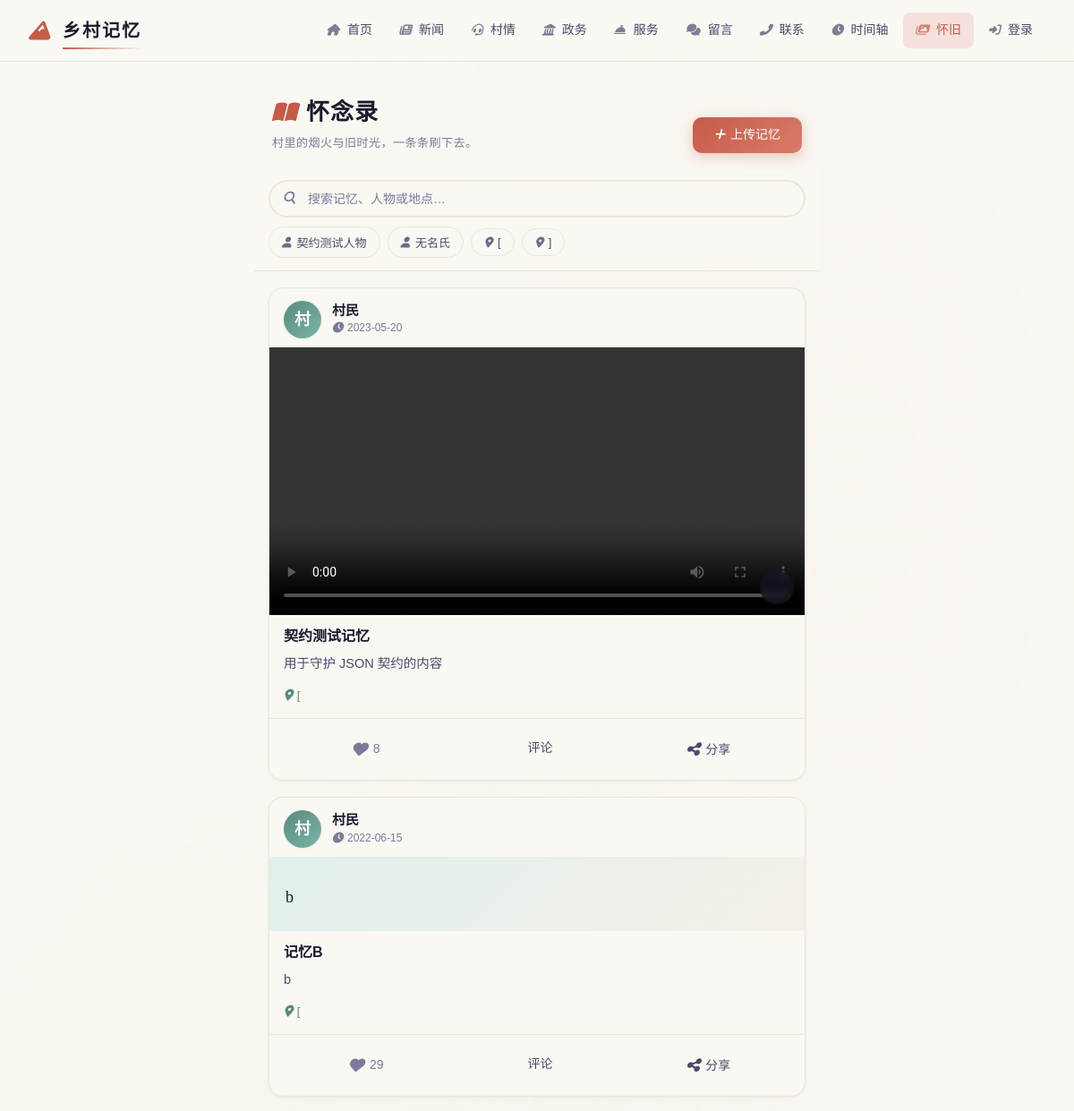
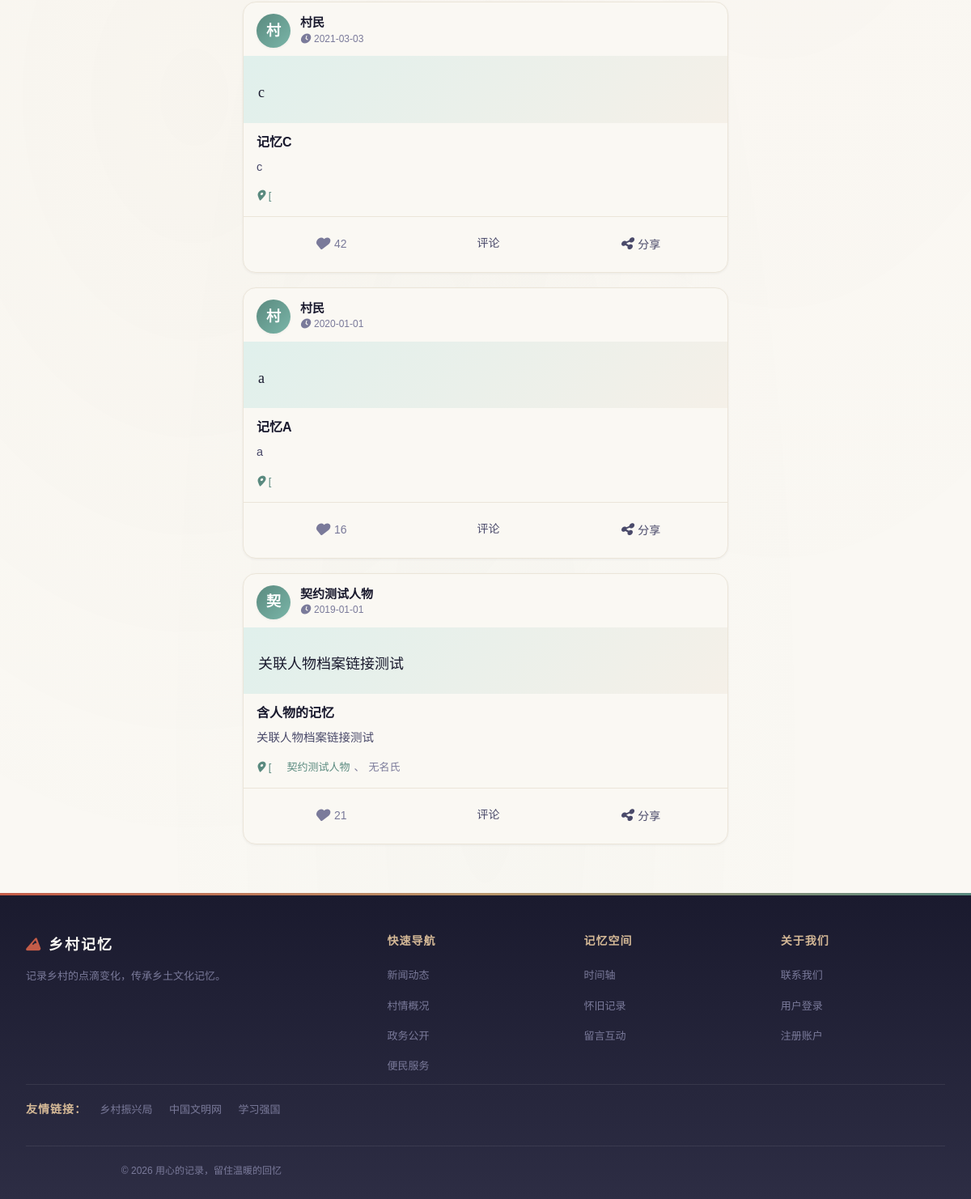
The app's page /memories with its own data (2 pictures, top to bottom).
### models.py (models this page shows, shortened)
class SiteConfig(db.Model):
    __tablename__ = "site_config"
    id = db.Column(db.Integer, primary_key=True)
    site_title = db.Column(db.String(100), default="乡村记忆")  # 站点标题
    site_slogan = db.Column(db.Text, default="")  # 站点副标题/标语
    logo_url = db.Column(db.String(255), default="")  # 图片 Logo 访问 URL
    logo_name = db.Column(db.String(100), default="乡村记忆")  # 文字 Logo 名称
    logo_icon = db.Column(db.String(50), default="fas fa-mountain")  # 文字 Logo 图标
    nav_menu = db.Column(db.Text, default="[]")  # 导航菜单 JSON
    footer_brand = db.Column(db.Text, default="")  # 页脚品牌名
    footer_about = db.Column(db.Text, default="")  # 页脚简介文案
    footer_links = db.Column(db.Text, default="[]")  # 页脚链接分组 JSON
    footer_copyright = db.Column(db.Text, default="")  # 版权后缀（不含年份）
    quick_links = db.Column(db.Text, default="[]")  # 首页快速入口 JSON
    home_stats = db.Column(db.Text, default="{}")  # 首页/村情统计 JSON
    about_content = db.Column(db.Text, default="")  # 关于我们页正文（富文本）
    hero_subtitle = db.Column(
        db.Text, default="生态宜居 · 产业兴旺 · 乡风文明"
    )  # 封面副标题
    hero_title = db.Column(db.Text, default="美丽乡村")  # 封面主标题（Hero 悬浮文字，后台可配）
    stat_labels = db.Column(db.Text, default="{}")  # KPI 标签 JSON: {population,area,output,satisfaction}
    intro_title = db.Column(db.Text, default="关于我们的村庄")  # 「关于我们的村庄」区块标题
    intro_subtitle = db.Column(db.Text, default="山水田园间，品味乡村魅力")  # 「关于我们的村庄」副文案
    features_title = db.Column(db.Text, default="乡村特色")  # 「乡村特色」区块标题
    features_subtitle = db.Column(db.Text, default="生态、生产、生活融合发展")  # 「乡村特色」副文案
    village_info_title = db.Column(db.Text, default="村庄信息")  # 「村庄信息」区块标题（P1）
    updated_at = db.Column(
        db.DateTime, default=datetime.utcnow, onupdate=datetime.utcnow
    )
    @classmethod
    def get(cls):
        try:
            row = cls.query.first()
        except Exception:
            row = None
        if row is None:
            row = cls(id=1, **cls.default_values())
        return row
    @property
    def nav_items(self):
        try:
            items = json.loads(self.nav_menu) if self.nav_menu else []
        except (json.JSONDecodeError, TypeError):
            items = []
        if not isinstance(items, list):
            items = []
        items = [i for i in items if i.get("is_active", True)]
        items.sort(key=lambda x: x.get("sort_order", 0))
        return items
    @property
    def footer_link_groups(self):
        try:
            groups = json.loads(self.footer_links) if self.footer_links else []
        except (json.JSONDecodeError, TypeError):
            groups = []
        return groups if isinstance(groups, list) else []

class Memory(db.Model):
    __tablename__ = "memories"
    id = db.Column(db.Integer, primary_key=True)
    title = db.Column(db.String(200), nullable=False)
    author_id = db.Column(db.Integer, db.ForeignKey("users.id"))
    content = db.Column(db.Text)
    reflection = db.Column(db.Text)
    memory_type = db.Column(db.String(20), default="text")
    date_recorded = db.Column(db.Date, default=lambda: datetime.utcnow().date())
    photo_urls = db.Column(db.Text, default="[]")
    video_urls = db.Column(db.Text, default="[]")
    audio_url = db.Column(db.String(500))
    audio_duration = db.Column(db.String(50))
    thumbnail = db.Column(db.String(500))
    people_involved = db.Column(db.Text, default="[]")
    locations = db.Column(db.Text, default="[]")
    tags = db.Column(db.Text, default="[]")
    is_public = db.Column(db.Boolean, default=True)
    create_time = db.Column(db.DateTime, default=datetime.utcnow)
    update_time = db.Column(
        db.DateTime, default=datetime.utcnow, onupdate=datetime.utcnow
    )
    def get_photos(self):
        return _json_list(self.photo_urls)
    def get_videos(self):
        return _json_list(self.video_urls)
    def get_people(self):
        return _json_list(self.people_involved)

class FriendLink(db.Model):
    __tablename__ = "friend_links"
    id = db.Column(db.Integer, primary_key=True)
    name = db.Column(db.String(100), nullable=False)  # 链接名称
    url = db.Column(db.String(255), default="")  # 跳转地址
    logo_url = db.Column(db.String(255), default="")  # 站点图标（可选）
    description = db.Column(db.Text, default="")  # 备注
    sort_order = db.Column(db.Integer, default=0)  # 排序
    is_active = db.Column(db.Boolean, default=True)  # 是否展示
    created_at = db.Column(db.DateTime, default=datetime.utcnow)

### routes/memories.py (the view)
@memories_bp.route("/memories")
def memories_page():
    page = request.args.get("page", 1, type=int)
    per_page = 10
    tag_filter = request.args.get("tag", "", type=str)
    search = request.args.get("search", "", type=str)
    query = Memory.query.order_by(
        Memory.date_recorded.desc(), Memory.create_time.desc()
    )
    query = _filter_by_tag(query, tag_filter)
    if search:
        query = query.filter(
            db.or_(Memory.title.contains(search), Memory.content.contains(search))
        )
    pagination = query.paginate(page=page, per_page=per_page, error_out=False)
    memories = pagination.items
    tags = Tag.query.all()
    mem_ids = [m.id for m in memories]
    tag_name_map = {}
    if mem_ids:
        rows = (
            db.session.query(MemoryTag.memory_id, Tag.name)
            .join(Tag, Tag.id == MemoryTag.tag_id)
            .filter(MemoryTag.memory_id.in_(mem_ids))
            .all()
        )
        for mid, nm in rows:
            tag_name_map.setdefault(mid, []).append(nm)
    pid_map = {p.name: p.id for p in People.query.all()}
    for m in memories:
        m.tag_names = tag_name_map.get(m.id, [])
        m.date = str(m.date_recorded) if m.date_recorded else ""
        m.type = m.memory_type
        m.people = ", ".join(m.get_people()) if m.get_people() else ""
        m.people_list = _resolve_people_list(m.get_people(), pid_map)
        m.feeling = m.reflection
        m.photo_urls_list = m.get_photos()
        m.video_urls_list = m.get_videos()
    return render_template(
        "memories.html",
        memories=memories,
        tags=tags,
        page=page,
        total_pages=pagination.pages,
        tag=tag_filter,
    )

### templates/memories.html (shortened to what this page needs)
{% extends "base.html" %}
{% block content %}
{% set q_search = request.args.get('search', '') %}
{% set q_tag = request.args.get('tag', '') %}
{% set people_set = [] %}
{% set loc_set = [] %}
{% for m in memories %}
  {% for p in m.people_list %}{% if p.name not in people_set %}{% set _ = people_set.append(p.name) %}{% endif %}{% endfor %}
  {% for l in m.locations %}{% if l not in loc_set %}{% set _ = loc_set.append(l) %}{% endif %}{% endfor %}
{% endfor %}
<section class="memfeed">
  <header class="feed-hero">
    <div>
      <h1><i class="fas fa-book-open"></i> 怀念录</h1>
      <p>村里的烟火与旧时光，一条条刷下去。</p>
    </div>
    <a href="/memories/new" class="btn btn-primary feed-new">
      <i class="fas fa-plus"></i> 上传记忆
    </a>
  </header>
  <div class="feed-toolbar">
    <div class="feed-search">
      <input
        type="text"
        id="memSearch"
        placeholder="搜索记忆、人物或地点…"
        value="{{ q_search }}"
        aria-label="搜索记忆"
      />
    </div>
    <div class="feed-chips" id="memFeedChips">
      {% for name in people_set %}
      <button type="button" class="chip" data-filter-type="people" data-filter-value="{{ name }}">
        <i class="fas fa-user"></i> {{ name }}
      </button>
      {% endfor %}
      {% for loc in loc_set %}
      <button type="button" class="chip" data-filter-type="location" data-filter-value="{{ loc }}">
        <i class="fas fa-map-marker-alt"></i> {{ loc }}
      </button>
      {% endfor %}
    </div>
  </div>
  {% if memories %}
  <div class="feed-list" id="memFeedList">
    {% for m in memories %}
      {% set nick = (m.people_list[0].name if m.people_list else '村民') %}
      {% set like_seed = (m.id * 13 % 47) + 3 %}
      {% set photo_n = m.photo_urls_list | length %}
      <article
        class="feed-card"
        data-search="{{ (m.title|default('', true) ~ ' ' ~ m.content|default('', true) ~ ' ' ~ (m.people_list|map(attribute='name')|join(' ')) ~ ' ' ~ (m.locations|join(' ')))|lower }}"
        data-people='{{ m.people_list | map(attribute="name") | list | tojson }}'
        data-locations='{{ m.locations | tojson }}'
        data-tags='{{ m.tag_names | tojson }}'
      >
        <div class="feed-card-head">
          <div class="feed-avatar">{{ nick[0] }}</div>
          <div class="feed-id">
            <span class="feed-nick">{{ nick }}</span>
            <span class="feed-time">
              <i class="far fa-clock"></i> {{ m.date or '时光深处' }}
            </span>
          </div>
        </div>
        <div class="feed-media-wrap">
          {% if m.video_urls_list %}
          <div class="feed-media feed-media--video">
            <video src="{{ m.video_urls_list[0] }}" controls preload="metadata"></video>
            <a class="feed-media-detail" href="/memories/{{ m.id }}" title="查看详情">
            </a>
          </div>
          {% elif photo_n == 1 %}
          <a class="feed-media feed-media--single" href="/memories/{{ m.id }}">
            <img src="{{ m.photo_urls_list[0] }}" alt="{{ m.title or '记忆图片' }}" loading="lazy" />
          </a>
          {% else %}
          <a class="feed-textcard" href="/memories/{{ m.id }}">
            <p>{{ (m.content or m.title or '一段未署名的记忆，安静地躺在村子的某个角落。') }}</p>
          </a>
          {% endif %}
        </div>
        <div class="feed-body">
          {% if m.title %}<a class="feed-title" href="/memories/{{ m.id }}">{{ m.title }}</a>{% endif %}
          {% if m.content %}<p class="feed-content">{{ m.content }}</p>{% endif %}
          <div class="feed-meta">
            {% if m.locations %}
            <span class="feed-loc"><i class="fas fa-map-marker-alt"></i> {{ m.locations[0] }}</span>
            {% endif %}
            {% if m.people_list %}
            <span class="feed-people">
              {% for p in m.people_list %}
                {% if p.pid %}<a href="/people/{{ p.pid }}">{{ p.name }}</a>
                {% else %}<span>{{ p.name }}</span>{% endif %}{% if not loop.last %}、{% endif %}
              {% endfor %}
            </span>
            {% endif %}
          </div>
        </div>
        <div class="feed-actions">
          <button type="button" class="feed-act like-btn" data-count="{{ like_seed }}" aria-pressed="false">
            <i class="far fa-heart"></i><span class="like-count">{{ like_seed }}</span>
          </button>
          <a class="feed-act" href="/memories/{{ m.id }}">
            <span>评论</span>
          </a>
          <button type="button" class="feed-act share-btn" data-id="{{ m.id }}">
            <i class="fas fa-share-alt"></i><span>分享</span>
          </button>
        </div>
      </article>
    {% endfor %}
  </div>
  {% endif %}
</section>
{% endblock %}

### templates/base.html (shortened to what this page needs)
<!doctype html>
<html lang="zh-CN">
  <head>
    <link
      rel="stylesheet"
      href="{{ url_for('static', filename='font-awesome/css/all.min.css') }}"
    />
    <link rel="stylesheet" href="/static/css/style.css" />
  </head>
  <body class="{% if request.path.startswith('/admin') %}is-admin{% endif %}">
    <header class="site-header">
      <div class="header-inner">
        <a href="/" class="logo-area">
          {% if site_config and site_config.logo_url %}
          <img src="{{ site_config.logo_url }}" alt="{{ site_config.logo_name or 'logo' }}" style="height: 28px; border-radius: 6px;" />
          {% else %}
          <i class="{{ site_config.logo_icon if site_config and site_config.logo_icon else 'fas fa-mountain' }}"></i>
          <span>{{ site_config.logo_name if site_config and site_config.logo_name else '乡村记忆' }}</span>
          {% endif %}
        </a>
        <ul class="nav-links" id="navLinks">
          {% if site_config %}
          {% for item in site_config.nav_items %}
          <li>
            <a href="{{ item.url }}"><i class="{{ item.icon or 'fas fa-circle' }}"></i> {{ item.label }}</a>
          </li>
          {% endfor %}
          {% endif %}
          {% if session['user'] %}
          <li>
            <a href="/logout"><i class="fas fa-sign-out-alt"></i> 退出</a>
          </li>
          {% else %}
          <li>
            <a href="/login"><i class="fas fa-sign-in-alt"></i> 登录</a>
          </li>
          {% endif %}
        </ul>
      </div>
    </header>
    <main class="container">
       {% block content %}{% endblock %}
    </main>
    <footer>
      <div class="footer-inner">
        <div>
          <div class="footer-brand">
            {% if site_config and site_config.logo_icon %}<i class="{{ site_config.logo_icon }}" style="margin-right: 8px; color: var(--cinnabar)"></i>{% endif %}{{ site_config.footer_brand if site_config and site_config.footer_brand else '乡村记忆' }}
          </div>
          <p class="footer-desc">
            {{ site_config.footer_about if site_config and site_config.footer_about else '记录乡村的点滴变化，传承乡土文化记忆。<br />让每一份乡愁都有处安放，让每一个故事都被铭记。' }}
          </p>
        </div>
        {% for group in (site_config.footer_link_groups if site_config else []) %}
        <div>
          <div class="footer-title">{{ group.title }}</div>
          <ul class="footer-links">
            {% for link in group.links %}
            <li><a href="{{ link.url }}">{{ link.label }}</a></li>
            {% endfor %}
          </ul>
        </div>
        {% endfor %}
      </div>
      {% if friend_links %}
      <div class="footer-friends" style="border-top: 1px solid rgba(255, 255, 255, 0.08); padding-top: 16px; margin-bottom: 8px;">
        <span class="footer-title" style="margin-right: 12px;">友情链接：</span>
        {% for fl in friend_links %}
        <a href="{{ fl.url }}" target="_blank" rel="noopener noreferrer" style="margin-right: 16px; color: var(--ink-muted); font-size: 13px;">{{ fl.name }}</a>
        {% endfor %}
      </div>
      {% endif %}
      <div class="footer-bottom">
        <p>&copy; {{ now.year }} {{ site_config.footer_copyright if site_config and site_config.footer_copyright else '乡村记忆系统 | 用心的记录，留住温暖的回忆' }}</p>
      </div>
    </footer>
  </body>
</html>

### records on screen
SiteConfig: logo_name "乡村记忆", footer_brand "乡村记忆", footer_about "记录乡村的点滴变化，传承乡土文化记忆。", footer_copyright "用心的记录，留住温暖的回忆"
Memory: nick "村", nick "村民", date_recorded "2023-05-20", title "契约测试记忆", content "用于守护 JSON 契约的内容", locations "[", like_seed "8"
Memory: nick "村", nick "村民", date_recorded "2022-06-15", content "b", title "记忆B", locations "[", like_seed "29"
Memory: nick "村", nick "村民", date_recorded "2021-03-03", content "c", title "记忆C", locations "[", like_seed "42"
Memory: nick "村", nick "村民", date_recorded "2020-01-01", content "a", title "记忆A", locations "[", like_seed "16"
Memory: nick "契", nick "契约测试人物", date_recorded "2019-01-01", content "关联人物档案链接测试", title "含人物的记忆", locations "[", name "契约测试人物", name "无名氏", like_seed "21"
FriendLink: name "乡村振兴局"
FriendLink: name "中国文明网"
FriendLink: name "学习强国"

### other values on screen
{{ item.label }} "首页" "新闻" "村情" "政务" "服务" "留言" "联系" "时间轴" "怀旧"
{{ name }} "契约测试人物" "无名氏"
{{ loc }} "[" "]"
{{ group.title }} "快速导航" "记忆空间" "关于我们"
{{ link.label }} "新闻动态" "村情概况" "政务公开" "便民服务" "时间轴" "怀旧记录" "留言互动" "联系我们" "用户登录" "注册账户"
